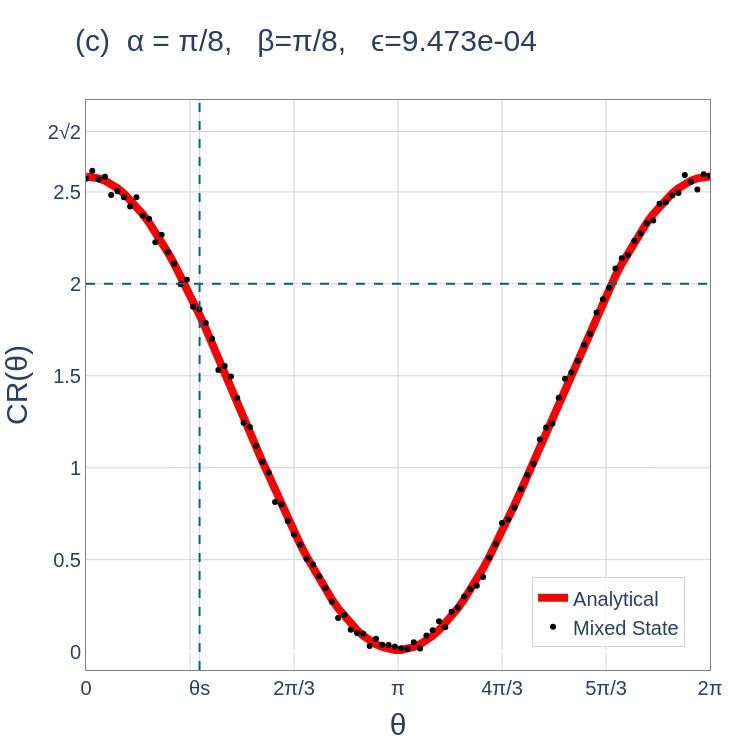

The notebook cell this image was saved under:
### Code cell
ϵ_val = ϵ(y_pred=analytical_CHSH(theta_FSS=θ,Pt=0.9107),y_true=chsh_mixed)
θs = 0.364*π
fig_c = go.Figure()
##############         LIMITS         ##############
##############         LIMITS         ##############

#fig_c.add_hline(y=2, line_width=limit_w, line_dash="dash", line_color="rgb(97, 63, 117)")
#fig_c.add_vline(x=θs, line_width=limit_w, line_dash="dash", line_color="rgb(97, 63, 117)")
fig_c.add_hline(y=2, line_width=limit_w, line_dash="dash", line_color=line_color)
fig_c.add_vline(x=θs, line_width=limit_w, line_dash="dash", line_color=line_color)


##############         Analytical         ##############
fig_c.add_trace(go.Scatter(
    x=θ, 
    y=analytical_CHSH(theta_FSS=θ,Pt=0.9107), 
    mode='lines', 
    name='Analytical',
    line=dict(color=line_c, width=line_w)
))
##############         Experimental         ##############
fig_c.add_trace(go.Scatter(
    x=θ, 
    y=np.abs(chsh_mixed), 
    mode='markers', 
    name='Mixed State',
    line=dict(color='black', width=3)
))

##############         LAYOUT         ##############

fig_c.update_layout(
    xaxis=dict(
        title=dict(
            text='θ',
            font=dict(size=axes_label_font_size, family=font_family)
        ), 
        tickfont=dict(size=tick_font_size, family=font_family),                    
        tickmode='array',
        tickvals=[0, np.pi/3, θs, 2*np.pi/3, np.pi, 4*np.pi/3, 5*np.pi/3, 2*np.pi],
        ticktext=['0', '', 'θs', '2π/3', 'π', '4π/3', '5π/3', '2π'],
        range=[0, 2*π],
        showgrid=True, gridcolor='lightgray',zeroline=True,
        showline=True, linewidth=1, linecolor='gray', mirror=True
    ),
    yaxis=dict(
        title=dict(
            text='CR(θ)',  # Update y-axis label as needed
            font=dict(size=axes_label_font_size, family=font_family)
        ),
        tickfont=dict(size=tick_font_size, family=font_family),
        tickmode='array',
        tickvals=[0,0.5,1,1.5,2,2.5,2*np.sqrt(2),3],
        ticktext=['0', '0.5', '1','1.5','2','2.5','2√2',''],
        range=[-0.1,3],
        showgrid=True, gridcolor='lightgray',
        showline=True, linewidth=1, linecolor='gray', mirror=True,
    ),
    title=dict(
        text=f"(c)\t\tα = π/8, \t\tβ=π/8, \t\tϵ={ϵ_val:1.3e}",
        font=dict(size=title_fontsize, family=font_family),
        x=0.1, 
        y=0.96
    ),
    autosize=False,
    width=750,
    height=750,
    plot_bgcolor='white',
        paper_bgcolor='white',
        
        # --- NEW LEGEND POSITIONING ---
    legend=dict(
        font=dict(family=font_family, size=legend_font_size),
        yanchor="bottom",
        y=0.04,             # 5% from the bottom
        xanchor="right",
        x=0.96,             # 95% to the right
        bgcolor="rgba(255, 255, 255, 0.85)", # Semi-transparent white background
        bordercolor="lightgray",             # Optional border to frame it cleanly
        borderwidth=1
    ),
    margin=dict(l=80, r=40, t=100, b=80) # Added margin so large labels are not cut off
)

# Display the figure
#fig_c.show()

### Figure 1 — Plotly figure (JSON) as saved in the notebook; plotly's stock layout.template omitted (floating-point values rounded to 4 significant figures)
{"data": [{"line": {"color": "rgb(237, 7, 7)", "width": 8}, "mode": "lines", "name": "Analytical", "type": "scatter", "x": [0.0, 0.06347, 0.1269, 0.1904, 0.2539, 0.3173, 0.3808, 0.4443, 0.5077, 0.5712, 0.6347, 0.6981, 0.7616, 0.8251, 0.8885, 0.952, 1.015, 1.079, 1.142, 1.206, 1.269, 1.333, 1.396, 1.46, 1.523, 1.587, 1.65, 1.714, 1.777, 1.841, 1.904, 1.967, 2.031, 2.094, 2.158, 2.221, 2.285, 2.348, 2.412, 2.475, 2.539, 2.602, 2.666, 2.729, 2.793, 2.856, 2.919, 2.983, 3.046, 3.11, 3.173, 3.237, 3.3, 3.364, 3.427, 3.491, 3.554, 3.618, 3.681, 3.745, 3.808, 3.871, 3.935, 3.998, 4.062, 4.125, 4.189, 4.252, 4.316, 4.379, 4.443, 4.506, 4.57, 4.633, 4.697, 4.76, 4.823, 4.887, 4.95, 5.014, 5.077, 5.141, 5.204, 5.268, 5.331, 5.395, 5.458, 5.522, 5.585, 5.649, 5.712, 5.775, 5.839, 5.902, 5.966, 6.029, 6.093, 6.156, 6.22, 6.283], "y": [2.584, 2.582, 2.574, 2.561, 2.543, 2.52, 2.492, 2.459, 2.422, 2.38, 2.334, 2.283, 2.229, 2.17, 2.109, 2.044, 1.976, 1.905, 1.832, 1.756, 1.679, 1.6, 1.52, 1.439, 1.358, 1.276, 1.194, 1.113, 1.033, 0.9534, 0.8753, 0.799, 0.7246, 0.6526, 0.5831, 0.5166, 0.4531, 0.3931, 0.3367, 0.2842, 0.2357, 0.1915, 0.1518, 0.1167, 0.0863, 0.0608, 0.04027, 0.0248, 0.01446, 0.009275, 0.009275, 0.01446, 0.0248, 0.04027, 0.0608, 0.0863, 0.1167, 0.1518, 0.1915, 0.2357, 0.2842, 0.3367, 0.3931, 0.4531, 0.5166, 0.5831, 0.6526, 0.7246, 0.799, 0.8753, 0.9534, 1.033, 1.113, 1.194, 1.276, 1.358, 1.439, 1.52, 1.6, 1.679, 1.756, 1.832, 1.905, 1.976, 2.044, 2.109, 2.17, 2.229, 2.283, 2.334, 2.38, 2.422, 2.459, 2.492, 2.52, 2.543, 2.561, 2.574, 2.582, 2.584]}, {"line": {"color": "black", "width": 3}, "mode": "markers", "name": "Mixed State", "type": "scatter", "x": [0.0, 0.06347, 0.1269, 0.1904, 0.2539, 0.3173, 0.3808, 0.4443, 0.5077, 0.5712, 0.6347, 0.6981, 0.7616, 0.8251, 0.8885, 0.952, 1.015, 1.079, 1.142, 1.206, 1.269, 1.333, 1.396, 1.46, 1.523, 1.587, 1.65, 1.714, 1.777, 1.841, 1.904, 1.967, 2.031, 2.094, 2.158, 2.221, 2.285, 2.348, 2.412, 2.475, 2.539, 2.602, 2.666, 2.729, 2.793, 2.856, 2.919, 2.983, 3.046, 3.11, 3.173, 3.237, 3.3, 3.364, 3.427, 3.491, 3.554, 3.618, 3.681, 3.745, 3.808, 3.871, 3.935, 3.998, 4.062, 4.125, 4.189, 4.252, 4.316, 4.379, 4.443, 4.506, 4.57, 4.633, 4.697, 4.76, 4.823, 4.887, 4.95, 5.014, 5.077, 5.141, 5.204, 5.268, 5.331, 5.395, 5.458, 5.522, 5.585, 5.649, 5.712, 5.775, 5.839, 5.902, 5.966, 6.029, 6.093, 6.156, 6.22, 6.283], "y": [2.572, 2.615, 2.568, 2.583, 2.483, 2.503, 2.471, 2.42, 2.472, 2.371, 2.355, 2.226, 2.268, 2.172, 2.11, 1.999, 2.023, 1.876, 1.862, 1.788, 1.702, 1.532, 1.554, 1.496, 1.379, 1.244, 1.222, 1.119, 1.031, 0.9735, 0.8141, 0.7994, 0.7101, 0.6369, 0.5808, 0.5038, 0.474, 0.4098, 0.3448, 0.2714, 0.1823, 0.2009, 0.1195, 0.1009, 0.09767, 0.03094, 0.07028, 0.03669, 0.03548, 0.02724, 0.01779, 0.01423, 0.05093, 0.01759, 0.08778, 0.1163, 0.165, 0.1331, 0.2174, 0.2404, 0.2993, 0.3394, 0.3583, 0.4059, 0.5101, 0.5851, 0.6997, 0.7199, 0.7822, 0.8847, 0.9607, 1.022, 1.154, 1.218, 1.24, 1.381, 1.484, 1.518, 1.582, 1.669, 1.728, 1.844, 1.916, 1.979, 2.084, 2.139, 2.156, 2.234, 2.274, 2.33, 2.344, 2.436, 2.444, 2.48, 2.494, 2.592, 2.555, 2.514, 2.596, 2.589]}], "layout": {"autosize": false, "height": 750, "legend": {"bgcolor": "rgba(255, 255, 255, 0.85)", "bordercolor": "lightgray", "borderwidth": 1, "font": {"family": "Arial", "size": 20}, "x": 0.96, "xanchor": "right", "y": 0.04, "yanchor": "bottom"}, "margin": {"b": 80, "l": 80, "r": 40, "t": 100}, "paper_bgcolor": "white", "plot_bgcolor": "white", "shapes": [{"line": {"color": "rgb(8, 99, 117)", "dash": "dash", "width": 2}, "type": "line", "x0": 0, "x1": 1, "xref": "x domain", "y0": 2, "y1": 2, "yref": "y"}, {"line": {"color": "rgb(8, 99, 117)", "dash": "dash", "width": 2}, "type": "line", "x0": 1.144, "x1": 1.144, "xref": "x", "y0": 0, "y1": 1, "yref": "y domain"}], "title": {"font": {"family": "Arial", "size": 30}, "text": "(c)\t\tα = π/8, \t\tβ=π/8, \t\tϵ=9.473e-04", "x": 0.1, "y": 0.96}, "width": 750, "xaxis": {"gridcolor": "lightgray", "linecolor": "gray", "linewidth": 1, "mirror": true, "range": [0, 6.283], "showgrid": true, "showline": true, "tickfont": {"family": "Arial", "size": 20}, "tickmode": "array", "ticktext": ["0", "", "θs", "2π/3", "π", "4π/3", "5π/3", "2π"], "tickvals": [0, 1.047, 1.144, 2.094, 3.142, 4.189, 5.236, 6.283], "title": {"font": {"family": "Arial", "size": 30}, "text": "θ"}, "zeroline": true}, "yaxis": {"gridcolor": "lightgray", "linecolor": "gray", "linewidth": 1, "mirror": true, "range": [-0.1, 3], "showgrid": true, "showline": true, "tickfont": {"family": "Arial", "size": 20}, "tickmode": "array", "ticktext": ["0", "0.5", "1", "1.5", "2", "2.5", "2√2", ""], "tickvals": [0, 0.5, 1, 1.5, 2, 2.5, 2.828, 3], "title": {"font": {"family": "Arial", "size": 30}, "text": "CR(θ)"}}}}
